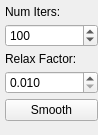
                         <widget class="QWidget" name="page_9">
                          <property name="geometry">
                           <rect>
                            <x>0</x>
                            <y>0</y>
                            <width>98</width>
                            <height>135</height>
                           </rect>
                          </property>
                          <attribute name="label">
                           <string>Lap. Smooth</string>
                          </attribute>
                          <attribute name="toolTip">
                           <string>Laplacian Smooth (Global)</string>
                          </attribute>
                          <layout class="QVBoxLayout" name="verticalLayout_17">
                           <property name="spacing">
                            <number>5</number>
                           </property>
                           <property name="leftMargin">
                            <number>5</number>
                           </property>
                           <property name="topMargin">
                            <number>5</number>
                           </property>
                           <property name="rightMargin">
                            <number>0</number>
                           </property>
                           <property name="bottomMargin">
                            <number>5</number>
                           </property>
                           <item>
                            <widget class="QLabel" name="label_16">
                             <property name="sizePolicy">
                              <sizepolicy hsizetype="Preferred" vsizetype="Fixed">
                               <horstretch>0</horstretch>
                               <verstretch>0</verstretch>
                              </sizepolicy>
                             </property>
                             <property name="text">
                              <string>Num Iters:</string>
                             </property>
                            </widget>
                           </item>
                           <item>
                            <widget class="QSpinBox" name="sbLapItersG">
                             <property name="minimum">
                              <number>1</number>
                             </property>
                             <property name="maximum">
                              <number>1000</number>
                             </property>
                             <property name="singleStep">
                              <number>10</number>
                             </property>
                             <property name="value">
                              <number>100</number>
                             </property>
                            </widget>
                           </item>
                           <item>
                            <widget class="QLabel" name="label_17">
                             <property name="sizePolicy">
                              <sizepolicy hsizetype="Preferred" vsizetype="Fixed">
                               <horstretch>0</horstretch>
                               <verstretch>0</verstretch>
                              </sizepolicy>
                             </property>
                             <property name="text">
                              <string>Relax Factor:</string>
                             </property>
                            </widget>
                           </item>
                           <item>
                            <widget class="QDoubleSpinBox" name="dsbLapRelaxG">
                             <property name="decimals">
                              <number>3</number>
                             </property>
                             <property name="minimum">
                              <double>0.010000000000000</double>
                             </property>
                             <property name="maximum">
                              <double>0.050000000000000</double>
                             </property>
                             <property name="singleStep">
                              <double>0.010000000000000</double>
                             </property>
                             <property name="value">
                              <double>0.010000000000000</double>
                             </property>
                            </widget>
                           </item>
                           <item>
                            <widget class="QPushButton" name="btnLapSmoothG">
                             <property name="text">
                              <string>Smooth</string>
                             </property>
                            </widget>
                           </item>
                           <item>
                            <spacer name="verticalSpacer_2">
                             <property name="orientation">
                              <enum>Qt::Vertical</enum>
                             </property>
                             <property name="sizeHint" stdset="0">
                              <size>
                               <width>20</width>
                               <height>40</height>
                              </size>
                             </property>
                            </spacer>
                           </item>
                          </layout>
                         </widget>
